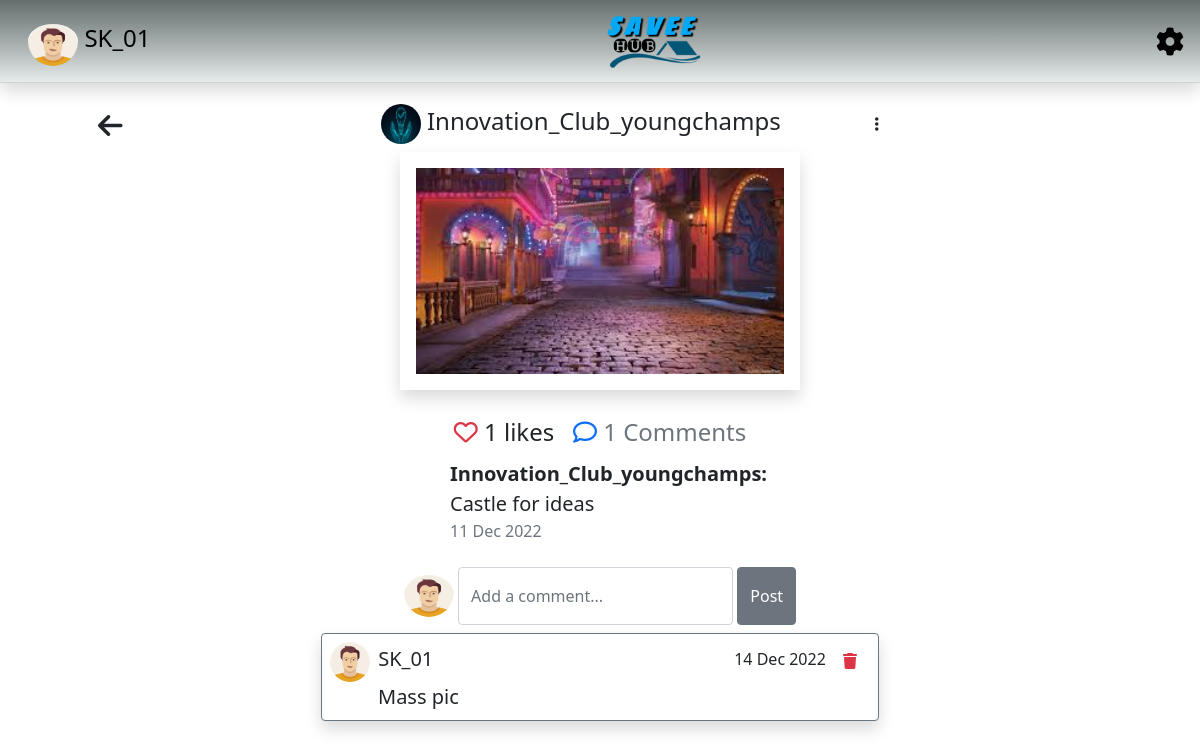
Page /comments.php?id=11&owner=Innovation_Club_youngchamps&comment_status=1 (signed in) on the committed database.
### tables this page shows
CREATE TABLE `club` (
  `id` int(11) NOT NULL,
  `club_name` varchar(32) NOT NULL,
  `club_email` varchar(32) NOT NULL,
  `club_password` varchar(32) NOT NULL,
  `club_sc` varchar(32) NOT NULL,
  `club_fc` varchar(32) NOT NULL,
  `created_at` timestamp NOT NULL DEFAULT current_timestamp(),
  `name` varchar(32) DEFAULT NULL,
  `pic` varchar(32) DEFAULT NULL,
  `bio` varchar(32) DEFAULT NULL,
  `link` varchar(32) DEFAULT NULL
);

CREATE TABLE `club_pics` (
  `id` int(11) NOT NULL,
  `username` varchar(32) NOT NULL,
  `post` varchar(32) NOT NULL,
  `caption` varchar(256) DEFAULT NULL,
  `likes` int(11) NOT NULL,
  `created_at` datetime NOT NULL DEFAULT current_timestamp()
);

CREATE TABLE `club_pics_comments` (
  `comment_id` int(11) NOT NULL,
  `image_id` int(11) NOT NULL,
  `owner` varchar(32) NOT NULL,
  `commenter` varchar(32) NOT NULL,
  `comments` varchar(192) NOT NULL,
  `created_at` timestamp NOT NULL DEFAULT current_timestamp()
);

### comments.php (the view, shortened to what this page needs)
<?php
include('config/connect.php');
$username = $_SESSION['name'];
$status_of_comment = $_GET['comment_status'];
$id = $_GET['id'];
$rows = array();
$row_of_pic = array();
if ($status_of_comment == 0) {
    $sql = "SELECT * FROM image_comments where image_id = '$id'";
    $res = mysqli_query($conn, $sql);
    while ($row = mysqli_fetch_array($res))
        $rows[] = $row;
    $query = "SELECT * from image where id = '$id'";
    $result = mysqli_query($conn, $query);
    while ($r = mysqli_fetch_array($result))
        $row_of_pic[] = $r;
} else if ($status_of_comment == 1) {
    $sql = "SELECT * FROM club_pics_comments where image_id = '$id'";
    $res = mysqli_query($conn, $sql);
    while ($row = mysqli_fetch_array($res))
        $rows[] = $row;
    $query = "SELECT * from club_pics where id = '$id'";
    $result = mysqli_query($conn, $query);
    while ($r = mysqli_fetch_array($result))
        $row_of_pic[] = $r;
}
?>
<!DOCTYPE html>
<html lang="en">
<head>
    <?php include('header.php') ?>
</head>
<body class="container">
    <?php include('navigation.php'); ?>
    <?php if ($status_of_comment == 0) { ?>
        <div class="justify-content-center text-center m-2">
            <a href="javascript:history.go(-1)" class="text-dark text-decoration-none fs-3 ms-5 float-start"><i class="fa-solid fa-arrow-left"></i> </a>
            <h4 class="ps-3 ">
                <?php
                $picture = '';
                $name = $row_of_pic[0]['username'];
                $sql = "SELECT pic FROM login where username = '$name'";
                $res = mysqli_query($conn, $sql);
                $picture = $res->fetch_array()['pic'];
                if ($picture == '') { ?>
                    <i class="fa-regular fa-user"></i>
                <?php } else { ?>
                    <img src="./profile_pics/<?php echo $picture; ?>" alt="" class="friends_pic">
                <?php } ?>
                <?php echo $row_of_pic[0]['username']; ?>
                &nbsp; &nbsp; &nbsp; &nbsp; &nbsp; &nbsp;
                <span>
                    <i class="fa-solid fa-ellipsis-vertical btn" data-bs-container="body" data-bs-toggle="popover" data-bs-placement="right" data-bs-content="Save Post">
                    </i>
                </span>
            </h4>
            <img src="./uploads/<?php echo $row_of_pic[0]['post']; ?>" width="400px" class="p-3 shadow mx-auto" alt="">
            <br>
            <br>
            <h4 class="p-1">
                <a href="update.php?id=<?php echo $row_of_pic[0]['id'] ?>&pic=1" class="text-decoration-none text-danger">
                    <i class="fa-regular fa-heart"> </i>
                </a>
                <?php echo $row_of_pic[0]['likes']; ?> likes
                &nbsp;
                <i class="fa-regular fa-comment text-primary"></i>
                <a href="comments.php?id=<?php echo $row_of_pic[0]['id'] ?>&owner=<?php echo $row_of_pic[0]['username']; ?>&comment_status=0" class="text-decoration-none text-secondary"><span>
                        <?php
                        $image_id = $row_of_pic[0]['id'];
                        $comment_query = "SELECT COUNT(comments)as count from image_comments where image_id='$image_id'";
                        $res = mysqli_query($conn, $comment_query);
                        echo $res->fetch_array()['count'];
                        ?> Comments</span></a>
            </h4>
            <?php if ($row_of_pic[0]['caption'] != '') {  ?>
                <div class="text-start fs-5 fw-light mx-auto" style="width: 300px; height:auto;">
                    <span class="fw-bold"> <?php echo $row_of_pic[0]['username']; ?>:</span> <?php echo $row_of_pic[0]['caption'] ?>
                </div>
            <?php } ?>
            <div class="text-start text-secondary mx-auto" style="width: 300px; height:auto;">
                <span class="fs-6">
                    <?php
                    $dt = strtotime($row_of_pic[0]['created_at']);
                    echo date("d", $dt);
                    echo " ";
                    echo date("M", $dt);
                    echo " ";
                    echo date("Y", $dt);
                    ?>
                </span>
            </div>
            <br>
            <form action="" method="POST" class="d-flex justify-content-center">
                <label for="comment" class="form-label">
                    <?php if ($pic == '') {  ?>
                        <i class="fs-3 fa-regular fa-user"></i>
                    <?php } else { ?>
                        <img src="./profile_pics/<?php echo $pic ?>" class="pt-2" alt="" id="profile_pic">
                    <?php } ?>
                </label> &nbsp;
                <input type="text" class="form-control w-25" name="comment" id="comment" placeholder="Add a comment..."> &nbsp;
                <button type="submit" class="btn btn-secondary" name="post" id="post">Post</button>
            </form>
        </div>
        <?php foreach ($rows as $row) { ?>
            <div class="mx-auto w-50  card border border-1 border-secondary d-flex p-2 shadow ">
                <div class="">
                    <div class="float-start">
                        <?php
                        $comment_pic = '';
                        $name = $row['commenter'];
                        $sql = "SELECT pic FROM login where username = '$name'";
                        $res = mysqli_query($conn, $sql);
                        $c = mysqli_num_rows($res);
                        if ($c == 1)
                            $comment_pic = $res->fetch_array()['pic'];
                        $sql = "SELECT pic FROM club where club_name = '$name'";
                        $res = mysqli_query($conn, $sql);
                        $c = mysqli_num_rows($res);
                        if ($c == 1)
                            $comment_pic = $res->fetch_array()['pic'];
                        if ($comment_pic == '') { ?>
                            <i class="fs-3 fa-regular fa-user"></i>
                        <?php } else { ?>
                            <img src="./profile_pics/<?php echo $comment_pic; ?>" alt="" class="friends_pic">
                        <?php } ?>
                        <span class="fs-5 fw-normal px-1"><?php echo $row['commenter'] ?></span>
                    </div>
                    <div class="float-end">
                        <span class="fs-6 ">
                            <?php
                            $dt = strtotime($row['created_at']);
                            echo date("d", $dt);
                            echo " ";
                            echo date("M", $dt);
                            echo " ";
                            echo date("Y", $dt);
                            ?>
                        </span>
                        <?php if ($username == $row['commenter'] || $username == $row_of_pic[0]['username']) { ?>
                                <button type="submit" class="btn" name="delete_comment_user_<?php echo $row['comment_id'] ?>">
                                    <i class="fa-solid fa-trash fs-6 text-danger"></i>
                                </button>
                            <!-- <?php
                            $variable = 'delete_comment_user_'.$row['comment_id'];
                            if (isset($_POST[$variable])) {
                                echo $row['commenter'];
                            }
                            ?> -->
                        <?php } ?>
                    </div>
                </div>
                <div class="px-5">
                    <span class="fs-5 text-secondary"><?php echo $row['comments'] ?></span>
                </div>
            </div>
            <br>
        <?php } ?>
    <?php } else if ($status_of_comment == 1) { ?>
        <div class="justify-content-center text-center m-2">
            <a href="javascript:history.go(-1)" class="text-dark text-decoration-none fs-3 ms-5 float-start"><i class="fa-solid fa-arrow-left"></i> </a>
            <h4 class="ps-3 ">
                <?php
                $name = $row_of_pic[0]['username'];
                $sql = "SELECT pic FROM club where club_name = '$name'";
                $res = mysqli_query($conn, $sql);
                $picture = $res->fetch_array()['pic'];
                if ($picture == '') { ?>
                    <i class="fa-regular fa-user"></i>
                <?php } else { ?>
                    <img src="./profile_pics/<?php echo $picture; ?>" alt="" class="friends_pic">
                <?php } ?>
                <?php echo $row_of_pic[0]['username']; ?>
                <span>
                    <i class="fa-solid fa-ellipsis-vertical btn" data-bs-container="body" data-bs-toggle="popover" data-bs-placement="right" data-bs-content="Save Post">
                    </i>
                </span>
            </h4>
            <img src="./club_pics/<?php echo $row_of_pic[0]['post']; ?>" width="400px" class="p-3 shadow mx-auto" alt="">
            <br>
            <br>
            <h4 class="p-1">
                <a href="update.php?id=<?php echo $row_of_pic[0]['id'] ?>&pic=1" class="text-decoration-none text-danger">
                    <i class="fa-regular fa-heart"> </i>
                </a>
                <?php echo $row_of_pic[0]['likes']; ?> likes
                &nbsp;
                <i class="fa-regular fa-comment text-primary"></i>
                <a href="comments.php?id=<?php echo $row_of_pic[0]['id'] ?>&owner=<?php echo $row_of_pic[0]['username']; ?>&comment_status=1" class="text-decoration-none text-secondary"><span>
                        <?php
                        $image_id = $row_of_pic[0]['id'];
                        $comment_query = "SELECT COUNT(comments)as count from club_pics_comments where image_id='$image_id'";
                        $res = mysqli_query($conn, $comment_query);
                        echo $res->fetch_array()['count'];
                        ?> Comments</span></a>
            </h4>
            <?php if ($row_of_pic[0]['caption'] != '') {  ?>
                <div class="text-start fs-5 fw-light mx-auto" style="width: 300px; height:auto;">
                    <span class="fw-bold"> <?php echo $row_of_pic[0]['username']; ?>:</span> <?php echo $row_of_pic[0]['caption'] ?>
                </div>
            <?php } ?>
            <div class="text-start text-secondary mx-auto" style="width: 300px; height:auto;">
                <span class="fs-6">
                    <?php
                    $dt = strtotime($row_of_pic[0]['created_at']);
                    echo date("d", $dt);
                    echo date("M", $dt);
                    echo date("Y", $dt);
                    ?>
                </span>
            </div>
            <br>
            <form action="" method="POST" class="d-flex justify-content-center">
                <label for="comment" class="form-label">
                    <?php if ($pic == '') {  ?>
                        <i class="fs-3 fa-regular fa-user"></i>
                    <?php } else { ?>
                        <img src="./profile_pics/<?php echo $pic ?>" class="pt-2" alt="" id="profile_pic">
                    <?php } ?>
                </label> &nbsp;
                <input type="text" class="form-control w-25" name="comment" id="comment" placeholder="Add a comment..."> &nbsp;
                <button type="submit" class="btn btn-secondary" name="post" id="post">Post</button>
            </form>
        </div>
        <?php foreach ($rows as $row) { ?>
            <div class="mx-auto w-50  card border border-1 border-secondary d-flex p-2 shadow ">
                <div class="">
                    <div class="float-start">
                        <?php
                        $comment_pic = '';
                        $name = $row['commenter'];
                        $sql = "SELECT pic FROM login where username = '$name'";
                        $res = mysqli_query($conn, $sql);
                        $c = mysqli_num_rows($res);
                        if ($c == 1)
                            $comment_pic = $res->fetch_array()['pic'];
                        if ($comment_pic == '') { ?>
                            <i class="fs-3 fa-regular fa-user"></i>
                        <?php } else { ?>
                            <img src="./profile_pics/<?php echo $comment_pic; ?>" alt="" class="friends_pic">
                        <?php } ?>
                        <span class="fs-5 fw-normal px-1"><?php echo $row['commenter'] ?></span>
                    </div>
                    <div class="float-end">
                        <span class="fs-6 ">
                            <?php
                            $dt = strtotime($row['created_at']);
                            echo date("d", $dt);
                            echo date("M", $dt);
                            echo date("Y", $dt);
                            ?>
                        </span>
                        <?php if ($username == $row['commenter']  || $username == $row_of_pic[0]['username']) { ?>
                            <button type="submit" class="btn" name="delete_comment_club">
                                <i class="fa-solid fa-trash fs-6 text-danger"></i>
                            </button>
                        <?php } ?>
                    </div>
                </div>
                <div class="px-5">
                    <span class="fs-5"><?php echo $row['comments'] ?></span>
                </div>
            </div>
            <br>
        <?php } ?>
    <?php } ?>
    <br><br>
</body>
</html>

### navigation.php (shortened to what this page needs)
<?php
$status = $_SESSION['is_club'];
$pic = '';
if($status == 0){
$sql = "SELECT pic FROM login where username = '$username'";
$res = mysqli_query($conn, $sql);
$pic = $res->fetch_array()['pic'];
}else if($status == 1){
  $sql = "SELECT pic FROM club where club_name = '$username'";
$res = mysqli_query($conn, $sql);
$pic = $res->fetch_array()['pic'];
}
?>
<div>
  <nav class="navbar navbar-expand-sm shadow   navbar-inverse fixed-top  navbar-dark" style="background-color:#F5FCFF" id="navigation">
    <a class="nav-link text-black float-start text-warning fs-4 ps-4" href="viewprofile.php">
      <?php if ($pic == '') {  ?>
        <i class="fa-regular fa-user"></i>
      <?php } else { ?>
        <img src="./profile_pics/<?php echo $pic ?>" class="pt-2" alt="" id="profile_pic">
      <?php } ?>
      <?php echo  $_SESSION['name'] ?> </a>
    <img src="images/logo1.png" class="d-block mx-auto" width="100px" height="10%">
    <a class="nav-link text-black float-end text-warning fs-3 " href="settings.php"> <i class="fa-solid fa-gear"></i></a>
  </nav>
</div>
<br><br><br><br>

### comments.php (style rules this page uses)
.friends_pic { width: 40px; height: 40px; border-radius: 80px; }

### navigation.php (style rules this page uses)
#profile_pic { width: 50px; height: 50px; border-radius: 80px; }
#navigation { background-image: linear-gradient(to bottom, #656d6d, #838b8b, #a3aaaa, #c4caca, #e6ebeb); border-bottom: 1px solid lightgrey; }

### rows in the picture
club: pic (picture)
club_pics: username "Innovation_Club_youngchamps", post (picture), likes "1", caption "Castle for ideas", created_at "11", created_at "Dec", created_at "2022"
club_pics_comments: login.pic (placeholder picture), commenter "SK_01", created_at "14", created_at "Dec", created_at "2022", comments "Mass pic"

### other values in the picture
$_SESSION['name'] "SK_01"
$res->fetch_array()['count'] "1"
